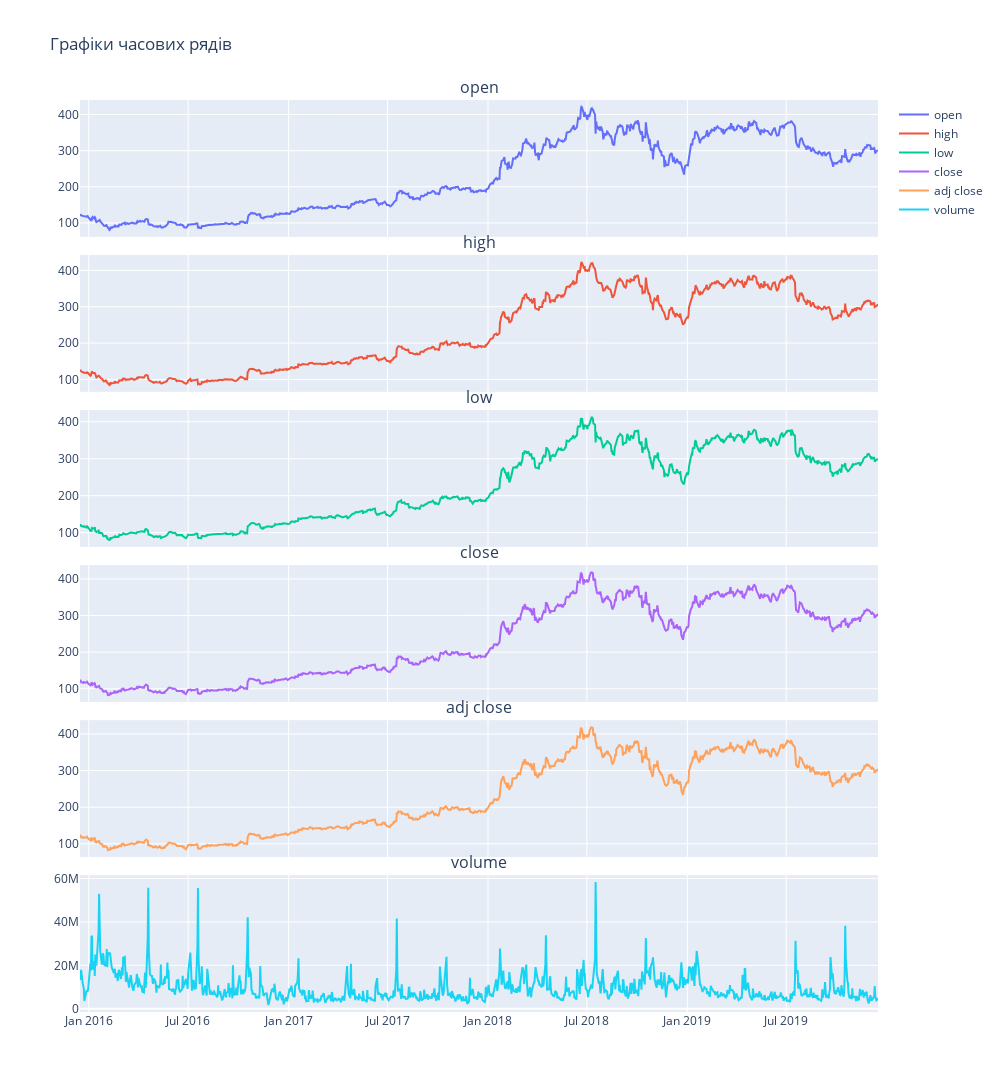

Notebook code for this chart:
### Markdown cell above
## 1. Візуалізація

### Code cell
import plotly.express as px
import plotly.graph_objs as go
from plotly.subplots import make_subplots
import pandas as pd


atr_names = list(data_copy.columns[1:])

fig = make_subplots(rows=6, cols=1, shared_xaxes=True, subplot_titles = (atr_names), vertical_spacing=0.02)
row = 1
for atr in data_copy.columns[1:]:
    fig.add_trace(go.Scatter(x=data_copy['date'], y=data_copy[atr], mode='lines',
                             name=str(atr), line=dict(width=2)), row = row, col = 1)
    row += 1

fig.update_layout(width=1000, height=3000, title = "Графіки часових рядів")
fig.show()

### Figure 1 — Plotly figure (JSON) as saved in the notebook; plotly's stock layout.template omitted (floating-point values rounded to 4 significant figures; data arrays with more than 128 entries replaced by an {"elided": "..."} marker saying what was removed)
{"data": [{"line": {"width": 2}, "mode": "lines", "name": "open", "type": "scatter", "x": {"elided": "1007 str values"}, "xaxis": "x", "y": {"elided": "1007 float values"}, "yaxis": "y"}, {"line": {"width": 2}, "mode": "lines", "name": "high", "type": "scatter", "x": {"elided": "1007 str values"}, "xaxis": "x2", "y": {"elided": "1007 float values"}, "yaxis": "y2"}, {"line": {"width": 2}, "mode": "lines", "name": "low", "type": "scatter", "x": {"elided": "1007 str values"}, "xaxis": "x3", "y": {"elided": "1007 float values"}, "yaxis": "y3"}, {"line": {"width": 2}, "mode": "lines", "name": "close", "type": "scatter", "x": {"elided": "1007 str values"}, "xaxis": "x4", "y": {"elided": "1007 float values"}, "yaxis": "y4"}, {"line": {"width": 2}, "mode": "lines", "name": "adj close", "type": "scatter", "x": {"elided": "1007 str values"}, "xaxis": "x5", "y": {"elided": "1007 float values"}, "yaxis": "y5"}, {"line": {"width": 2}, "mode": "lines", "name": "volume", "type": "scatter", "x": {"elided": "1007 str values"}, "xaxis": "x6", "y": {"elided": "1007 int values"}, "yaxis": "y6"}], "layout": {"annotations": [{"font": {"size": 16}, "showarrow": false, "text": "open", "x": 0.5, "xanchor": "center", "xref": "paper", "y": 1, "yanchor": "bottom", "yref": "paper"}, {"font": {"size": 16}, "showarrow": false, "text": "high", "x": 0.5, "xanchor": "center", "xref": "paper", "y": 0.83, "yanchor": "bottom", "yref": "paper"}, {"font": {"size": 16}, "showarrow": false, "text": "low", "x": 0.5, "xanchor": "center", "xref": "paper", "y": 0.66, "yanchor": "bottom", "yref": "paper"}, {"font": {"size": 16}, "showarrow": false, "text": "close", "x": 0.5, "xanchor": "center", "xref": "paper", "y": 0.49, "yanchor": "bottom", "yref": "paper"}, {"font": {"size": 16}, "showarrow": false, "text": "adj close", "x": 0.5, "xanchor": "center", "xref": "paper", "y": 0.32, "yanchor": "bottom", "yref": "paper"}, {"font": {"size": 16}, "showarrow": false, "text": "volume", "x": 0.5, "xanchor": "center", "xref": "paper", "y": 0.15, "yanchor": "bottom", "yref": "paper"}], "height": 3000, "title": {"text": "Графіки часових рядів"}, "width": 1000, "xaxis": {"anchor": "y", "domain": [0, 1], "matches": "x6", "showticklabels": false}, "xaxis2": {"anchor": "y2", "domain": [0, 1], "matches": "x6", "showticklabels": false}, "xaxis3": {"anchor": "y3", "domain": [0, 1], "matches": "x6", "showticklabels": false}, "xaxis4": {"anchor": "y4", "domain": [0, 1], "matches": "x6", "showticklabels": false}, "xaxis5": {"anchor": "y5", "domain": [0, 1], "matches": "x6", "showticklabels": false}, "xaxis6": {"anchor": "y6", "domain": [0, 1]}, "yaxis": {"anchor": "x", "domain": [0.85, 1]}, "yaxis2": {"anchor": "x2", "domain": [0.68, 0.83]}, "yaxis3": {"anchor": "x3", "domain": [0.51, 0.66]}, "yaxis4": {"anchor": "x4", "domain": [0.34, 0.49]}, "yaxis5": {"anchor": "x5", "domain": [0.17, 0.32]}, "yaxis6": {"anchor": "x6", "domain": [0, 0.15]}}}
